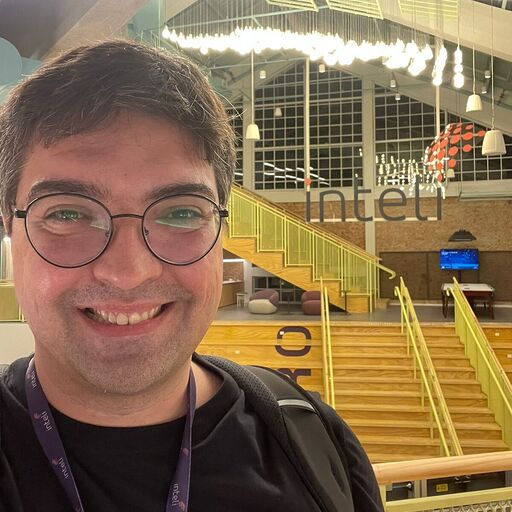
#> input picture asynchronousApi/teste/murilo.jpeg, 512 x 512 px
$ python teste.py
#> lines starting #> are read from the running program, lines starting #| are printed output that depends on the picture; after the words box and inside, x2 and y2 are one past the last pixel; in counts of white or black regions, pixels touching at a corner belong together
#import cv2, numpy and matplotlib libraries
import cv2
import numpy as np

import math

def fazol(img):

    # Get the height and width of the image
    h, w = img.shape[:2]
#> h = 512; w = 512

    # Define the fractions for the L shape
    k1 = 0.2
    k2 = 0.2

    # Create a new array filled with zeros, with the same shape and data type as the original image
    img4 = np.zeros(img.shape, dtype=img.dtype)

    # Calculate the horizontal and vertical positions for the L shape
    a = math.floor(w * (1 - k1) / 2)
#> a = 204
    b = a + math.floor(w * k1)
#> b = 306

    # Copy the vertical part of the L shape
    img4[0:, a:b, :] = img[0:, a:b, :]
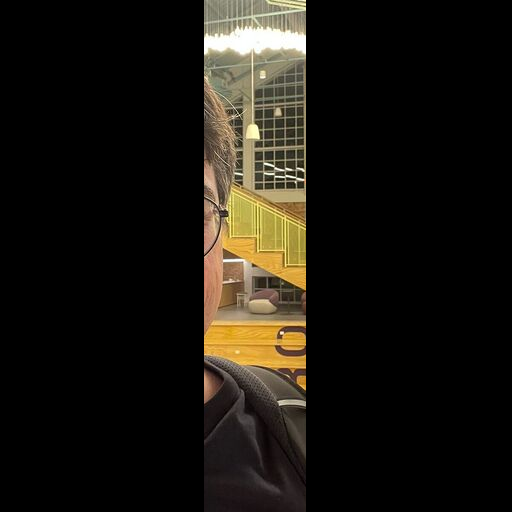
#> img4: shape (512, 512, 3); mean B, G, R 15.7, 22.2, 25.6

    # Copy the horizontal part of the L shape
    img4[h - math.floor(k1 * h):h, b:b + math.floor(w * k2), :] = img[h - math.floor(k1 * h):h, b:b + math.floor(w * k2), :]
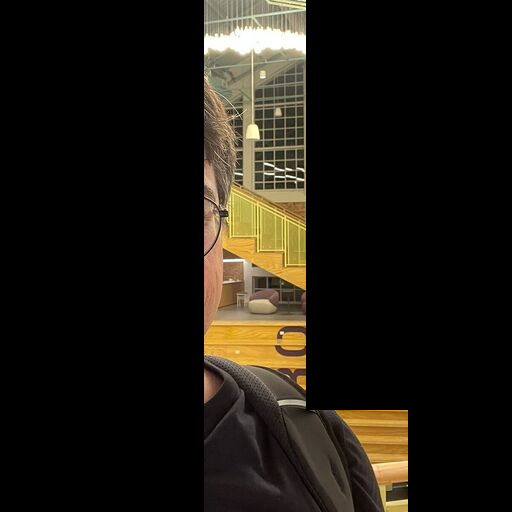
#> img4: shape (512, 512, 3); 3.97% of pixels changed, all inside (x1, y1, x2, y2) = (306, 410, 408, 512)

    # Display the transformed image
    cv2.imshow("Transformed Image", img4)

    # Hold the window
    cv2.waitKey(0)

    # It is for removing/deleting created GUI window from screen and memory
    cv2.destroyAllWindows()

fazol(cv2.imread("murilo.jpeg", cv2.IMREAD_COLOR))
